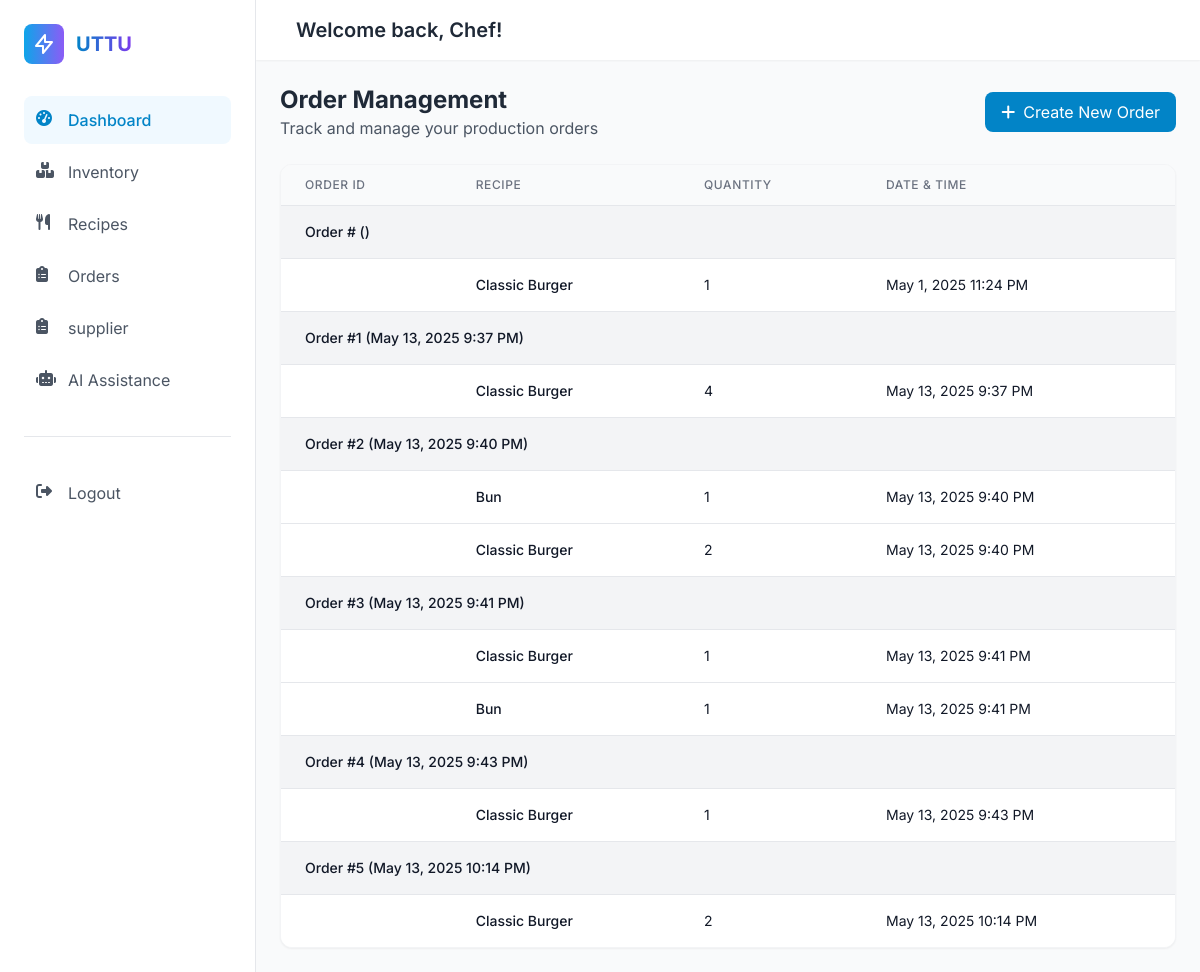
/orders/, run on an earlier commit of the app's database.
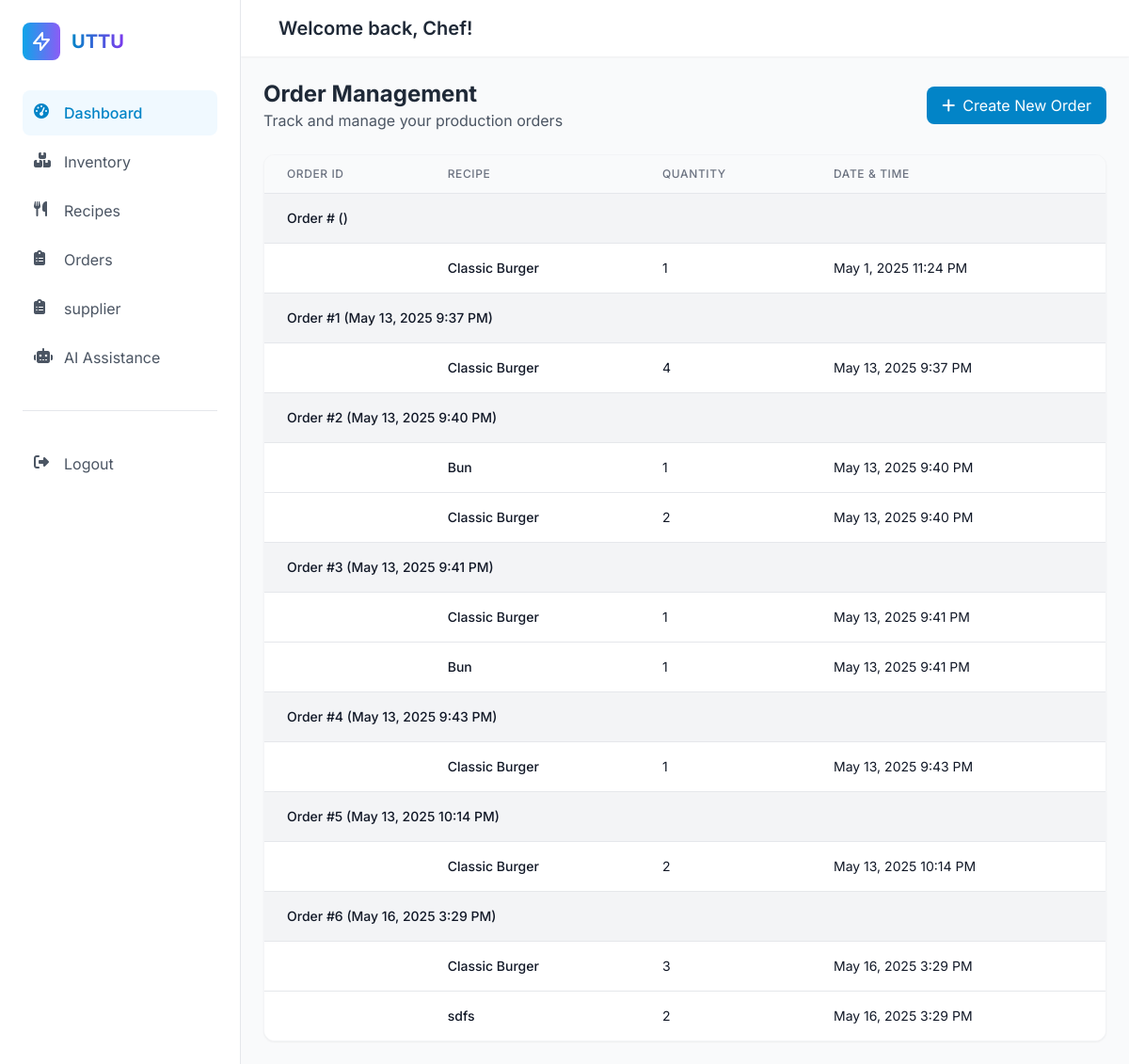
And on a later commit of the database.
### app/models.py (models this page shows, shortened)
class OrderLog(models.Model):
    order = models.ForeignKey(Order, related_name='items', on_delete=models.CASCADE, null=True)
    recipe = models.ForeignKey(Recipe, on_delete=models.CASCADE)
    timestamp = models.DateTimeField(default=timezone.now)
    quantity_made = models.PositiveIntegerField(default=1)

class Recipe(models.Model):
    name = models.CharField(max_length=100)

class Order(models.Model):
    timestamp = models.DateTimeField(default=timezone.now)

### app/views.py (the view)
# urls.py: path('orders/', views.orders, name='orders'),
def orders(request):
    orders = OrderLog.objects.all()
    context = {
        'orders': orders
    }
    return render(request, 'Orders.html', context)

### templates/Orders.html
{% extends "base.html" %}
{% block content %}
<section id="orders-section" class="section p-6">
    <div class="flex flex-col md:flex-row justify-between items-start md:items-center mb-6 gap-4">
        <div>
            <h2 class="text-2xl font-bold text-gray-800">Order Management</h2>
            <p class="text-gray-600">Track and manage your production orders</p>
        </div>
        <a href="{% url 'create_order' %}" id="create-order-btn" class="bg-primary-600 hover:bg-primary-700 text-white px-4 py-2 rounded-lg transition-all flex items-center">
            <i class="fas fa-plus mr-2"></i> Create New Order
        </a>
    </div>
    <div class="bg-white rounded-xl shadow-sm border border-gray-100 overflow-hidden">
        <div class="overflow-x-auto">
            <table class="min-w-full divide-y divide-gray-200" >
                <thead class="bg-gray-50">
                    <tr>
                        <th class="px-6 py-3 text-left text-xs font-medium text-gray-500 uppercase tracking-wider">Order ID</th>
                        <th class="px-6 py-3 text-left text-xs font-medium text-gray-500 uppercase tracking-wider">Recipe</th>
                        <th class="px-6 py-3 text-left text-xs font-medium text-gray-500 uppercase tracking-wider">Quantity</th>
                        <th class="px-6 py-3 text-left text-xs font-medium text-gray-500 uppercase tracking-wider">Date & Time</th>
                    </tr>
                </thead>
                <tbody id="orders-table" class="bg-white divide-y divide-gray-200">
                    {% regroup orders by order as order_groups %}
                    {% for group in order_groups %}
                        <tr>
                            <td colspan="4" class="px-6 py-4 whitespace-nowrap bg-gray-100">
                                <div class="text-sm font-medium text-gray-900">
                                    Order #{{ group.grouper.id }} ({{ group.grouper.timestamp|date:"F j, Y g:i A" }})
                                </div>
                            </td>
                        </tr>
                        {% for item in group.list %}
                            <tr>
                                <td class="px-6 py-4 whitespace-nowrap">
                                </td>
                                <td class="px-6 py-4 whitespace-nowrap">
                                    <div class="text-sm font-medium text-gray-900">
                                        {{ item.recipe.name }}
                                    </div>
                                </td>
                                <td class="px-6 py-4 whitespace-nowrap">
                                    <div class="text-sm text-gray-900">
                                        {{ item.quantity_made }}
                                    </div>
                                </td>
                                <td class="px-6 py-4 whitespace-nowrap">
                                    <div class="text-sm text-gray-900">
                                        {{ item.timestamp|date:"F j, Y g:i A" }}
                                    </div>
                                </td>
                            </tr>
                        {% endfor %}
                    {% endfor %}
                </tbody>
            </table>
        </div>
    </div>
</section>
{% endblock content %}

What changed in the data, as far as the page shows it:
added Order: grouper.id "6", grouper.timestamp "May 16, 2025 3:29 PM"
added OrderLog: recipe.name "Classic Burger", quantity_made "3", timestamp "May 16, 2025 3:29 PM", shown under "6"
added OrderLog: recipe.name "sdfs", quantity_made "2", timestamp "May 16, 2025 3:29 PM", shown under "6"
